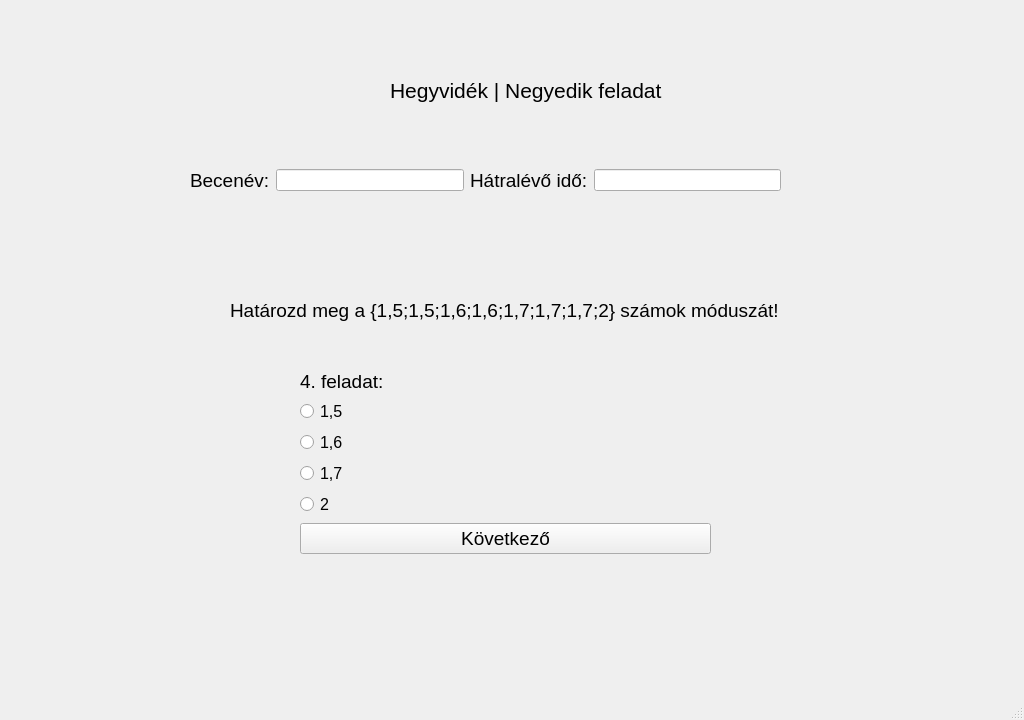
<?xml version="1.0" encoding="UTF-8"?>
<ui version="4.0">
 <class>ques1</class>
 <widget class="QMainWindow" name="ques1">
  <property name="geometry">
   <rect>
    <x>0</x>
    <y>0</y>
    <width>1024</width>
    <height>720</height>
   </rect>
  </property>
  <property name="windowTitle">
   <string>Játékos matematikai gyakorlóprogram</string>
  </property>
  <widget class="QWidget" name="centralwidget">
   <widget class="QLabel" name="label">
    <property name="geometry">
     <rect>
      <x>0</x>
      <y>-10</y>
      <width>1024</width>
      <height>720</height>
     </rect>
    </property>
    <property name="text">
     <string/>
    </property>
    <property name="pixmap">
     <pixmap>../szakdoga hátterek/game-background-cartoon-game-design-nature-asset-vector.jpg</pixmap>
    </property>
    <property name="scaledContents">
     <bool>true</bool>
    </property>
   </widget>
   <widget class="QLabel" name="label_4">
    <property name="geometry">
     <rect>
      <x>390</x>
      <y>70</y>
      <width>291</width>
      <height>41</height>
     </rect>
    </property>
    <property name="sizePolicy">
     <sizepolicy hsizetype="Expanding" vsizetype="Preferred">
      <horstretch>0</horstretch>
      <verstretch>0</verstretch>
     </sizepolicy>
    </property>
    <property name="font">
     <font>
      <pointsize>16</pointsize>
     </font>
    </property>
    <property name="cursor">
     <cursorShape>ArrowCursor</cursorShape>
    </property>
    <property name="text">
     <string>Hegyvidék | Negyedik feladat</string>
    </property>
   </widget>
   <widget class="QWidget" name="horizontalLayoutWidget">
    <property name="geometry">
     <rect>
      <x>190</x>
      <y>140</y>
      <width>591</width>
      <height>81</height>
     </rect>
    </property>
    <layout class="QHBoxLayout" name="horizontalLayout">
     <item>
      <widget class="QLabel" name="label_2">
       <property name="font">
        <font>
         <pointsize>14</pointsize>
        </font>
       </property>
       <property name="text">
        <string>Becenév:</string>
       </property>
      </widget>
     </item>
     <item>
      <widget class="QLineEdit" name="T1">
       <property name="sizePolicy">
        <sizepolicy hsizetype="Expanding" vsizetype="Fixed">
         <horstretch>0</horstretch>
         <verstretch>0</verstretch>
        </sizepolicy>
       </property>
      </widget>
     </item>
     <item>
      <widget class="QLabel" name="label_3">
       <property name="font">
        <font>
         <pointsize>14</pointsize>
        </font>
       </property>
       <property name="text">
        <string>Hátralévő idő:</string>
       </property>
      </widget>
     </item>
     <item>
      <widget class="QLineEdit" name="T2">
       <property name="sizePolicy">
        <sizepolicy hsizetype="Expanding" vsizetype="Fixed">
         <horstretch>0</horstretch>
         <verstretch>0</verstretch>
        </sizepolicy>
       </property>
      </widget>
     </item>
    </layout>
   </widget>
   <widget class="QWidget" name="formLayoutWidget">
    <property name="geometry">
     <rect>
      <x>300</x>
      <y>370</y>
      <width>411</width>
      <height>251</height>
     </rect>
    </property>
    <layout class="QFormLayout" name="formLayout">
     <property name="labelAlignment">
      <set>Qt::AlignLeading|Qt::AlignLeft|Qt::AlignTop</set>
     </property>
     <item row="1" column="0">
      <widget class="QLabel" name="label_5">
       <property name="font">
        <font>
         <pointsize>14</pointsize>
        </font>
       </property>
       <property name="text">
        <string>4. feladat:</string>
       </property>
      </widget>
     </item>
     <item row="2" column="0">
      <widget class="QRadioButton" name="R1">
       <property name="font">
        <font>
         <pointsize>12</pointsize>
        </font>
       </property>
       <property name="text">
        <string>1,5</string>
       </property>
      </widget>
     </item>
     <item row="3" column="0">
      <widget class="QRadioButton" name="R2">
       <property name="font">
        <font>
         <pointsize>12</pointsize>
        </font>
       </property>
       <property name="text">
        <string>1,6</string>
       </property>
      </widget>
     </item>
     <item row="4" column="0">
      <widget class="QRadioButton" name="R3">
       <property name="font">
        <font>
         <pointsize>12</pointsize>
        </font>
       </property>
       <property name="text">
        <string>1,7</string>
       </property>
      </widget>
     </item>
     <item row="6" column="0" colspan="2">
      <widget class="QPushButton" name="B1">
       <property name="font">
        <font>
         <pointsize>14</pointsize>
        </font>
       </property>
       <property name="text">
        <string>Következő</string>
       </property>
      </widget>
     </item>
     <item row="5" column="0">
      <widget class="QRadioButton" name="R4">
       <property name="font">
        <font>
         <pointsize>12</pointsize>
        </font>
       </property>
       <property name="text">
        <string>2</string>
       </property>
      </widget>
     </item>
    </layout>
   </widget>
   <widget class="QLabel" name="label_6">
    <property name="geometry">
     <rect>
      <x>230</x>
      <y>270</y>
      <width>571</width>
      <height>81</height>
     </rect>
    </property>
    <property name="font">
     <font>
      <pointsize>14</pointsize>
     </font>
    </property>
    <property name="text">
     <string>Határozd meg a {1,5;1,5;1,6;1,6;1,7;1,7;1,7;2} számok móduszát!</string>
    </property>
    <property name="scaledContents">
     <bool>true</bool>
    </property>
   </widget>
  </widget>
  <widget class="QMenuBar" name="menubar">
   <property name="geometry">
    <rect>
     <x>0</x>
     <y>0</y>
     <width>1024</width>
     <height>21</height>
    </rect>
   </property>
  </widget>
  <widget class="QStatusBar" name="statusbar"/>
 </widget>
 <resources/>
 <connections/>
</ui>
